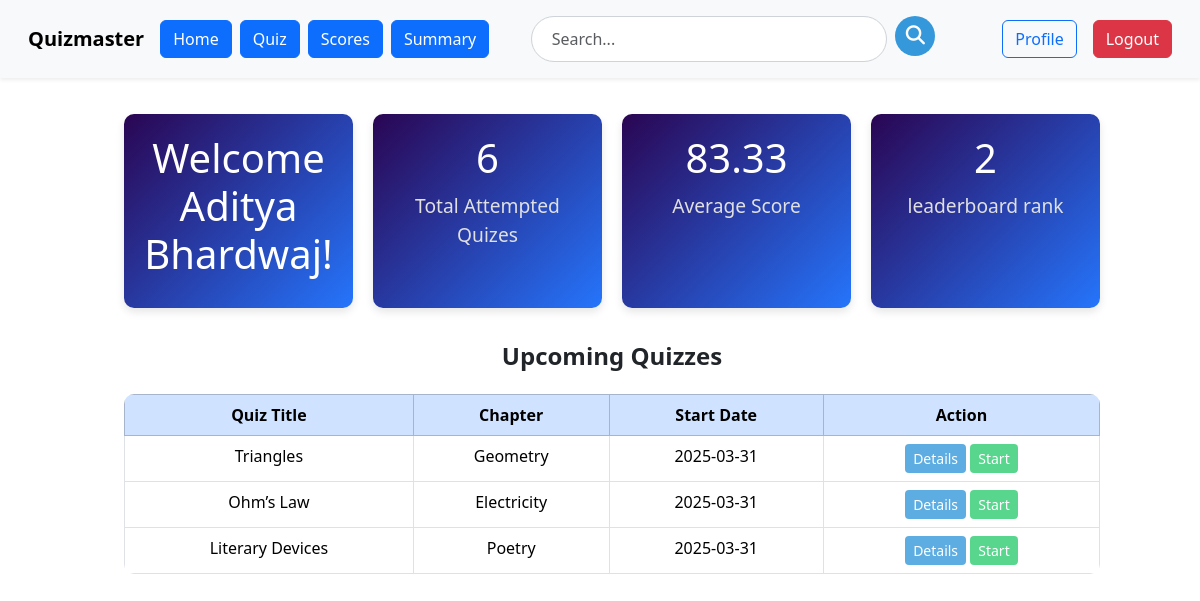
The app's page /user/user_dashboard (signed in) with its own data.
### models.py (models this page shows, shortened)
class User(db.Model):
    __tablename__='user'
    id = db.Column(db.Integer, primary_key=True)
    username = db.Column(db.String(32), unique=True)
    passhash = db.Column(db.String(256), nullable=False)
    name = db.Column(db.String(64), nullable=True)
    qualification = db.Column( db.String(64), nullable=True)
    email = db.Column(db.String(64), unique=True, nullable=True)
    dob = db.Column(db.Date, nullable=True)
    is_admin = db.Column(db.Boolean, nullable=False, default=False)
    flagged = db.Column(db.Boolean, nullable=False, default=False)
    scores = db.relationship('Scores', backref='user', lazy=True)
    @property
    def password(self):
        raise AttributeError('Password is not a readable attribute')

class Quiz(db.Model):
    id=db.Column(db.Integer, primary_key=True)
    name = db.Column(db.String(100), nullable=False)
    description=db.Column(db.String(256), nullable=True)
    start_date=db.Column(db.Date, nullable=True)
    end_date=db.Column(db.Date, nullable=True)
    time_duration=db.Column(db.Time, nullable=True)
    remarks=db.Column(db.String(256), nullable=True)
    no_of_questions=db.Column(db.Integer, nullable=True)
    is_active=db.Column(db.Boolean, nullable=False, default=False)
    questions = db.relationship('Questions', backref='quiz', lazy=True)
    total_attempted=db.Column(db.Integer, nullable=False, default=0)
    scores = db.relationship('Scores', backref='quiz', lazy=True)
    subject_id=db.Column(db.Integer, db.ForeignKey('subject.id'), nullable=False)
    chapter_id= db.Column(db.Integer, db.ForeignKey('chapter.id'),nullable=False)

class Chapter(db.Model):
    id=db.Column(db.Integer, primary_key=True)
    name=db.Column(db.String(32), unique=True)
    Description=db.Column(db.String(256), nullable=True)
    no_of_questions=db.Column(db.Integer, nullable=True)
    subject_id=db.Column(db.Integer, db.ForeignKey('subject.id'), nullable=False)
    quizzes = db.relationship('Quiz', backref='chapter', lazy=True)
    questions = db.relationship('Questions', backref='chapter', lazy=True)

### routes.py (the view)
@app.route('/user/user_dashboard')
@auth_required
def user_dashboard():
    quizzes=Quiz.query.filter(Quiz.start_date != None).all()
    ist = pytz.timezone('Asia/Kolkata')  # IST timezone
    current_date = datetime.now(ist).date()  # Get current IST time
    user = User.query.get(session['user_id'])
    scores = Scores.query.filter_by(user_id=user.id).all()
    total_attempted = len(scores)
    avg_score = 0
    if total_attempted > 0:
        avg_score = sum(score.score for score in scores) / total_attempted
    leaderboard = (
        db.session.query(
            User.id,
            User.name,
            db.func.sum(Scores.score).label('total_score')
        )
        .join(Scores, Scores.user_id == User.id)
        .group_by(User.id)
        .order_by(db.func.sum(Scores.score).desc())
        .all()
    )
    leaderboard_position = next((index + 1 for index, u in enumerate(leaderboard) if u.id == user.id), None)
    return render_template(
        'user/user_dashboard.html',
        quizzes=quizzes,
        current_date=current_date,
        user=user,
        avg_score=avg_score,
        scores=scores,
        total_attempted=total_attempted,
        leaderboard_position=leaderboard_position  # Pass leaderboard position to the template
    )

### routes.py (called while the page is built)
def auth_required(f):
    @wraps(f)
    def inner(*args, **kwargs):
        if 'user_id' not in session:
            flash('please login to continue')
            return redirect(url_for('login'))
        return f(*args, **kwargs)
    return inner

### templates/user/user_dashboard.html (shortened to what this page needs)
{% extends 'user/user_layout.html' %}
{% block content %}
<head>
    <link href="https://cdn.jsdelivr.net/npm/bootstrap@5.3.2/dist/css/bootstrap.min.css" rel="stylesheet">
</head>
<div class="container mt-3">
     <div class="stats-container">
        <div class="stat-card">
            <h3>Welcome {{user.name}}!</h3>
        </div>
        <div class="stat-card">
            <h3>{{ total_attempted }}</h3>
            <p>Total Attempted Quizes</p>
        </div>
        <div class="stat-card">
            <h3>{{ avg_score |round(2) }}</h3>
            <p>Average Score</p>
        </div>
        <div class="stat-card">
            <h3>{{ leaderboard_position }}</h3>
            <p>leaderboard rank</p>
        </div>
    </div>
    <div class="dashboard-title">Upcoming Quizzes</div>
    <table class="table table-bordered text-center quiz-table">
        <thead class="table-primary">
            <tr>
                <th>Quiz Title</th>
                <th>Chapter</th>
                <th>Start Date</th>
                <th>Action</th>
            </tr>
        </thead>
        <tbody>
            {% for quiz in quizzes %}
            {% if quiz.start_date > current_date %}
            <tr>
                <td>{{ quiz.name }}</td>
                <td>{{ quiz.chapter.name }}</td>
                <td>{{ quiz.start_date }}</td>
                <td>
                    <a href="{{ url_for('view_quiz', quiz_id=quiz.id) }}" class="btn btn-sm btn-view">Details</a>
                    <a href="{{ url_for('attempt_quiz', quiz_id=quiz.id) }}" class="btn btn-sm btn-start">Start</a>
                </td>
            </tr>
            {% endif %}
            {% endfor %}
        </tbody>
    </table>
</div>
{% endblock %}

### templates/user/user_dashboard.html (style rules this page uses)
.container { max-width: 1000px; min-width: 1000px; }
.dashboard-title { text-align: center; font-size: 24px; font-weight: bold; margin: 20px 0; }
.quiz-table { width: 100%; border-radius: 10px; overflow: hidden; }
.btn-view { background-color: #5dade2; color: white; border: none; }
.btn-start { background-color: #58d68d; color: white; border: none; }
.stats-container { padding-top: 20px; display: flex; justify-content: space-between; gap: 20px; margin-bottom: 30px; }
.stat-card { flex: 1; background: linear-gradient(135deg, #2a0552, #2575fc); color: #ffffff; padding: 20px; border-radius: 10px; box-shadow: 0 4px 8px rgba(0, 0, 0, 0.1); text-align: center; transition: transform 0.3s ease, box-shadow 0.3s ease; min-width: 100px; }
.stat-card h3 { font-size: 2.5rem; margin-bottom: 10px; }
.stat-card p { font-size: 1.2rem; color: #e0e0e0; }

### records on screen
User: name "Aditya Bhardwaj"
Quiz: name "Triangles", chapter.name "Geometry", start_date "2025-03-31"
Quiz: name "Ohm’s Law", chapter.name "Electricity", start_date "2025-03-31"
Quiz: name "Literary Devices", chapter.name "Poetry", start_date "2025-03-31"

### other values on screen
{{ total_attempted }} "6"
{{ avg_score |round(2) }} "83.33"
{{ leaderboard_position }} "2"
